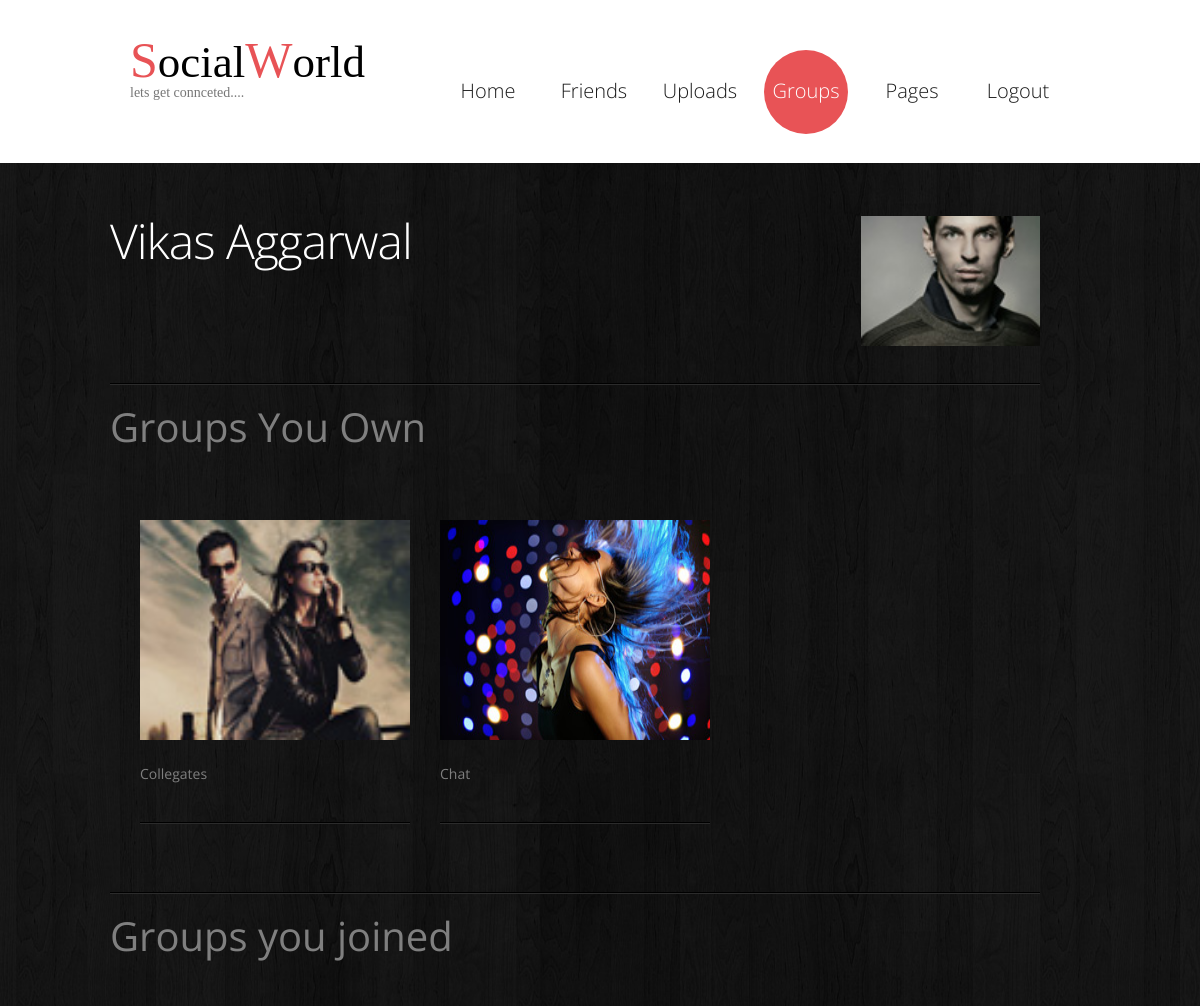
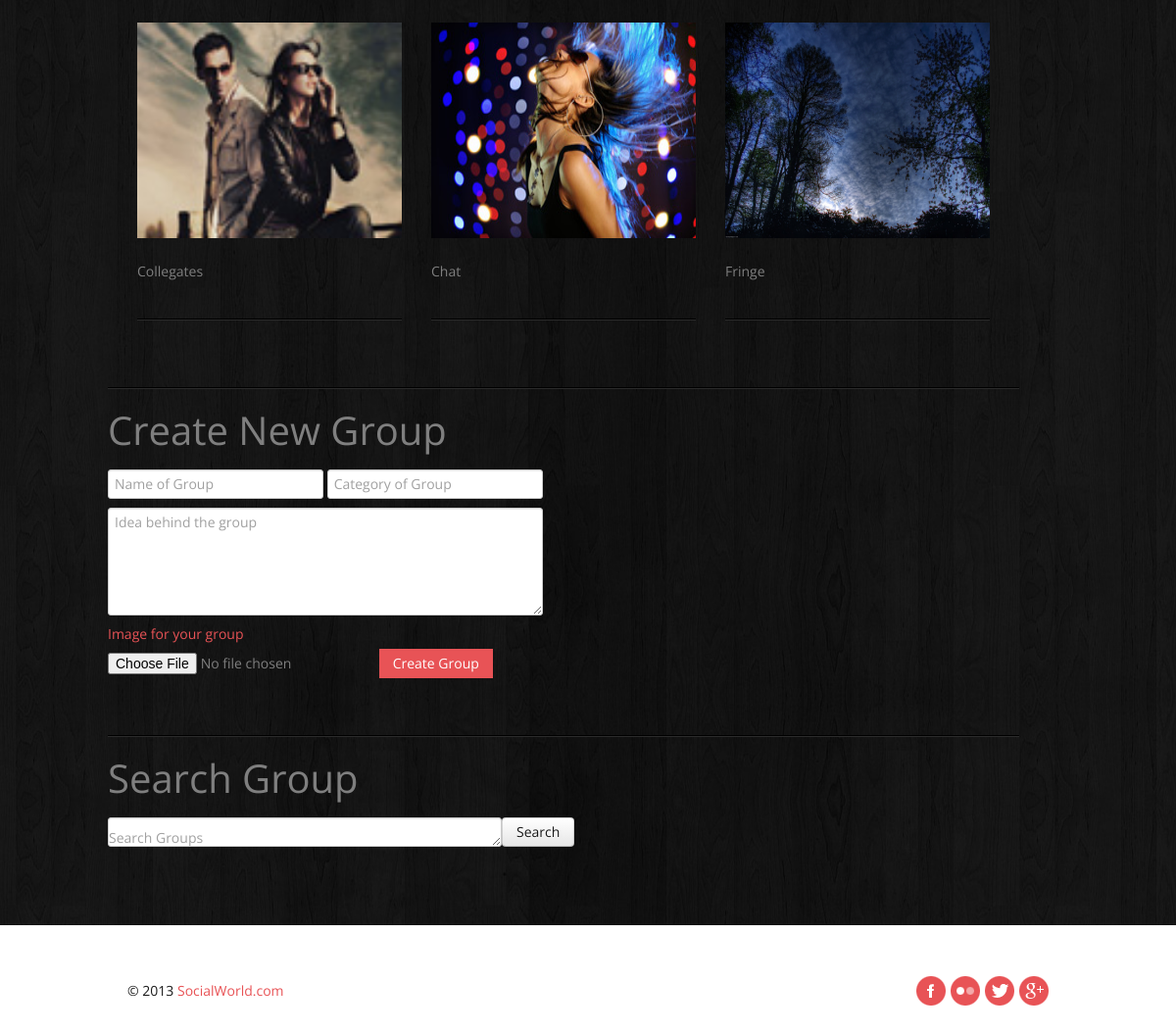
The app's page /group.php (signed in) with its own data (2 pictures, top to bottom).
### tables this page shows
CREATE TABLE `sw_detail` (
  `u_id` int(5) NOT NULL,
  `sex` varchar(1) NOT NULL,
  `c_id` int(5) NOT NULL,
  `s_id` int(5) NOT NULL,
  `cn_id` int(5) NOT NULL,
  `pic_id` int(10) NOT NULL,
  `bio` text,
  `fname` varchar(20) NOT NULL,
  `lname` varchar(20) NOT NULL,
  `w_id` int(10) NOT NULL,
  `wl_id` int(10) NOT NULL,
  `dob` varchar(12) NOT NULL,
  UNIQUE KEY `u_id` (`u_id`),
  KEY `c_id` (`c_id`),
  KEY `s_id` (`s_id`),
  KEY `cn_id` (`cn_id`),
  KEY `pic_id` (`pic_id`),
  KEY `w_id` (`w_id`),
  KEY `wl_id` (`wl_id`),
  CONSTRAINT `sw_detail_ibfk_1` FOREIGN KEY (`u_id`) REFERENCES `sw_ulogin` (`u_id`),
  CONSTRAINT `sw_detail_ibfk_2` FOREIGN KEY (`c_id`) REFERENCES `sw_city` (`c_id`),
  CONSTRAINT `sw_detail_ibfk_3` FOREIGN KEY (`s_id`) REFERENCES `sw_state` (`s_id`),
  CONSTRAINT `sw_detail_ibfk_4` FOREIGN KEY (`cn_id`) REFERENCES `sw_country` (`cn_id`),
  CONSTRAINT `sw_detail_ibfk_5` FOREIGN KEY (`pic_id`) REFERENCES `sw_picup` (`pic_id`),
  CONSTRAINT `sw_detail_ibfk_6` FOREIGN KEY (`w_id`) REFERENCES `sw_profession` (`w_id`),
  CONSTRAINT `sw_detail_ibfk_7` FOREIGN KEY (`wl_id`) REFERENCES `sw_workl` (`wl_id`)
);

CREATE TABLE `sw_picup` (
  `pic_id` int(10) NOT NULL AUTO_INCREMENT,
  `pic` varchar(70) NOT NULL,
  PRIMARY KEY (`pic_id`)
);

CREATE TABLE `sw_group` (
  `g_id` int(10) NOT NULL AUTO_INCREMENT,
  `gp_name` varchar(12) NOT NULL,
  `ct_id` int(10) NOT NULL,
  `descr` longtext,
  `pic_id` int(10) NOT NULL,
  `on_id` int(5) NOT NULL,
  `d_ate` date NOT NULL,
  `t_ime` time NOT NULL,
  PRIMARY KEY (`g_id`),
  KEY `ct_id` (`ct_id`),
  KEY `pic_id` (`pic_id`),
  KEY `on_id` (`on_id`),
  CONSTRAINT `sw_group_ibfk_1` FOREIGN KEY (`ct_id`) REFERENCES `sw_pcategory` (`ct_id`),
  CONSTRAINT `sw_group_ibfk_2` FOREIGN KEY (`pic_id`) REFERENCES `sw_picup` (`pic_id`),
  CONSTRAINT `sw_group_ibfk_3` FOREIGN KEY (`on_id`) REFERENCES `sw_ulogin` (`u_id`)
);

### group.php (the view, shortened to what this page needs)
<!DOCTYPE html>
<html lang="en">
	<head>
	<link rel="stylesheet" href="css/bootstrap.css" type="text/css" media="screen">
	<link rel="stylesheet" href="css/responsive.css" type="text/css" media="screen">
	<link rel="stylesheet" href="css/style.css" type="text/css" media="screen">
	</head>
	<body>
	<?php
	$con = mysqli_connect('localhost','root','','sw') or die('Error Occured #2');
	$qry = "select sw_city.c_name,sw_state.s_name,sw_country.cn_name,sw_picup.pic,sw_profession.profession,sw_workl.work_add,sw_detail.fname,sw_detail.lname,sw_detail.bio,sw_detail.dob from sw_detail,sw_picup,sw_city,sw_state,sw_country,sw_profession,sw_workl where sw_detail.c_id=sw_city.c_id and sw_detail.s_id = sw_state.s_id and sw_detail.cn_id = sw_country.cn_id and sw_detail.pic_id = sw_picup.pic_id and sw_detail.w_id = sw_profession.w_id and sw_detail.wl_id = sw_workl.wl_id and u_id = $_SESSION[sub1];";
	$result = mysqli_query($con,$qry) or die('Error Occured');
	$detail = mysqli_fetch_assoc($result);
	?>
<header>
      <div class="container clearfix">
    <div class="row">
          <div class="span12">
        <div class="navbar navbar_">
              <div class="container"><br>
            <div id="head" style='float:left;font-family:tahoma;'><a style='color:#e85356;font-size:50px'>S</a><a style='color:black;font-size:45px'>ocial</a><a style='color:#e85356;font-size:50px'>W</a><a style='color:black;font-size:45px'>orld</a><p>lets get connceted....</p></div>
            <div class="nav-collapse nav-collapse_  collapse">
                  <ul class="nav sf-menu">
                <li><a href="index-3.php">Home</a></li>
				<li><a href="index-2.php">Friends</a></li>
				<li><a href="uploads.php">Uploads</a></li>
				<li class='active'><a href="group.php">Groups</a></li>
                <li><a href="page.php">Pages</a></li>
                <li><a href="logout.php">Logout</a></li>
              </ul>
                </div>
          </div>
            </div>
      </div>
        </div>
  </div>
    </header>
<div class="bg-content">
   <div id="content"><div class="ic"></div>
    <div class="container">
          <div class="row">
         <div class="inner-1">
          <ul class="list-blog">
            <li style="height:150px">  <div>
            <div style="float:left"><h4><?php echo $detail[fname]." ".$detail[lname];?></h4></div>
            <div style="float:right;height:150px"><img style="height:130px" src="file/<?php echo $detail[pic];?>" alt="Profile Pic"></div></div>
               <br><br></li> <li>
            <name style='font-size:40px'>Groups You Own</name><br><br><ul class='portfolio clearfix'><?php
				$con = mysqli_connect('localhost','root','','sw');
				$qry = "select sw_group.gp_name,sw_group.g_id,sw_picup.pic from sw_group,sw_picup where on_id = '$_SESSION[sub1]' and sw_group.pic_id = sw_picup.pic_id;";
				$results = mysqli_query($con,$qry);
				while($details = mysqli_fetch_assoc($results)){
					echo "<li class='box'><a href='grp.php?id=$details[g_id]' class='magnifier'><img alt='' style='width:270px;height:220px;'src='group/$details[pic]'></a>$details[gp_name]</li>";
				}
			?>
		</ul>
		</li>
		<li>
		<ul class='portfolio clearfix'>
		<name style='font-size:40px'>Groups you joined</name><br><br>
			<?php
				$con = mysqli_connect('localhost','root','','sw');
				$qry = "select sw_group.gp_name,sw_picup.pic,sw_group.g_id from sw_group,sw_picup,sw_gjoin where sw_gjoin.u_id = '$_SESSION[sub1]' and sw_gjoin.g_id = sw_group.g_id and sw_group.pic_id = sw_picup.pic_id;";
				$result = mysqli_query($con,$qry);
				while($detail = mysqli_fetch_assoc($result)){
					echo "<li class='box'><a href='grp.php?id=$detail[g_id]' class='magnifier'><img alt='' style='width:270px;height:220px' src='group/$detail[pic]'></a>$detail[gp_name]</li>";
				}
			?>
			</ul>
		</li>
		<li>
			<form method='POST' action='<?php echo $_SERVER['PHP_SELF'];?>' enctype='multipart/form-data'>
			<name style='font-size:40px'>Create New Group</name><br><br>
			<input type='text' name='name' placeholder='Name of Group'>
			<input type='text' name='category' placeholder='Category of Group'>
			<br>
			<textarea type='text' name='idea' placeholder='Idea behind the group' style='height:100px;width:430px'></textarea><br>
			<label style='color:#e85356'>Image for your group</label><input type='file' name='file'>
			<button class='btn btn-1'>Create Group</button>
			</form>
		</li><li>
		<name style='font-size:40px'>Search Group</name><br><br>
		<textarea name='search' id='search' placeholder='Search Groups' style='width:400px;height:18px'></textarea><button class="btn" onclick="search_group()">Search</button>
		 </li>
			</div>
          </div>
      </div>
     </div>
  </div>
<footer>
      <div class="container clearfix">
       <ul class="list-social pull-right">
          <li><a class="icon-1" href="#"></a></li>
          <li><a class="icon-2" href="#"></a></li>
          <li><a class="icon-3" href="#"></a></li>
          <li><a class="icon-4" href="#"></a></li>
        </ul>
    <div class="privacy pull-left">&copy; 2013 <a href="">SocialWorld.com</a> </div>
  </div>
    </footer>
</body>
</html>

### css/responsive.css (style rules this page uses)
.clearfix { *zoom: 1; }
.clearfix:before, .clearfix:after { display: table; content: ""; line-height: 0; }
.clearfix:after { clear: both; }
@media (min-width: 980px) { .nav-collapse.collapse { height: auto !important; overflow: visible !important; } }

### css/style.css (style rules this page uses)
.inner-1 { padding-right: 30px; }
header { padding: 30px 0 29px; z-index: 50; }
.navbar_ { margin: 0; position: relative; }
.navbar_ .container { position: relative; }
.nav-collapse_ { padding: 0; z-index: 10; float: right; }
.nav-collapse_ .nav li { margin: 0; padding: 0; position: relative; zoom: 1; }
.nav-collapse_ .nav > li { -webkit-box-shadow: none; -moz-box-shadow: none; box-shadow: none; background: none; margin-left: 22px; }
.nav-collapse_ .nav li a { text-shadow: none; text-decoration: none; -webkit-transition: all 0.3s ease-in-out; -moz-transition: all 0.3s ease-in-out; -o-transition: all 0.3s ease-in-out; transition: all 0.3s ease-in-out; -webkit-box-shadow: none; -moz-box-shadow: none; box-shadow: none; text-transform: none; font-family: 'Open Sans', sans-serif; font-size: 20px; line-height: 22px; text-align: center; font-weight: 300; color: #1a1a1a; }
.nav-collapse_ .nav > li > a { margin: 0; padding: 30px 0 32px; display: block; background: none; position: relative; z-index: 20; width: 84px; -webkit-border-radius: 44px; -moz-border-radius: 44px; border-radius: 44px; }
.nav-collapse_ .nav > li.sfHover > a, .nav-collapse_ .nav > li.sfHover > a:hover, .nav-collapse_ .nav > li > a:hover, .nav-collapse_ .nav > li.active > a, .nav-collapse_ .nav > li.active > a:hover { background: #e85356; color: #ffffff; -webkit-box-shadow: none; -moz-box-shadow: none; box-shadow: none; }
h1, h2, h3, h4, h5, h6 { text-transform: none; color: #ffffff; font-family: 'Open Sans', sans-serif; font-weight: 300; letter-spacing: -1px; }
h4 { font-size: 48px; line-height: 50px; margin: 21px 0 20px; }
p { padding-bottom: 25px; margin: 0; }
#content { position: relative; padding: 0 0 40px; }
.bg-content { background: url(../img/bg-content.jpg) 50% 50%; }
.portfolio { list-style: none outside; margin: 0; }
.portfolio li { float: left; margin: 0 0 30px 30px; }
.magnifier { opacity: 1; position: relative; height: auto; display: block; -webkit-transition: all 0.3s ease; -moz-transition: all 0.3s ease; -o-transition: all 0.3s ease; transition: all 0.3s ease; }
.magnifier:after { content: ''; display: block; width: 100%; height: 100%; position: absolute; opacity: 0; left: 0; top: 0; background: url('../img/magnifier.png') center center no-repeat #000000; -webkit-transition: all 0.3s ease; -moz-transition: all 0.3s ease; -o-transition: all 0.3s ease; transition: all 0.3s ease; }
.list-blog { list-style: none outside; margin: 0; }
.list-blog li { background: url(../img/border-horiz.gif) repeat-x 0 bottom; padding-bottom: 40px; margin-top: 32px; }
.list-blog li.last { background: none; }
.list-blog img { margin: 21px 0 24px; }
#search { margin: 0; padding: 10px 0 0; overflow: hidden; }
.btn-1 { color: #ffffff; background: #e85356; padding: 5px 14px; -webkit-border-radius: 0; -moz-border-radius: 0; border-radius: 0; text-shadow: none; border: none; -webkit-box-shadow: none; -moz-box-shadow: none; box-shadow: none; -webkit-transition: all 0.3s ease; -moz-transition: all 0.3s ease; -o-transition: all 0.3s ease; transition: all 0.3s ease; }
footer { padding: 51px 0 40px; }
.privacy { color: #1a1a1a; padding-top: 6px; }
.privacy a { color: #e85356; }
.list-social { list-style: none outside none; overflow: hidden; margin: 0; }
.list-social a { width: 30px; height: 30px; -webkit-transition: all 0.2s linear; -moz-transition: all 0.2s linear; -o-transition: all 0.2s linear; transition: all 0.2s linear; background-position: 0 0; background-repeat: no-repeat; }
.list-social a.icon-1 { background-image: url(../img/soc-icon-1.png); }
.list-social a.icon-2 { background-image: url(../img/soc-icon-2.png); }
.list-social a.icon-3 { background-image: url(../img/soc-icon-3.png); }
.list-social a.icon-4 { background-image: url(../img/soc-icon-4.png); }
.list-social li { float: left; margin-left: 5px; }
.clearfix { *zoom: 1; }
.clearfix:before, .clearfix:after { display: table; content: ""; line-height: 0; }
.clearfix:after { clear: both; }

### records on screen
sw_detail: fname "Vikas", lname "Aggarwal", pic.pic (picture)
sw_group: pic.pic (picture), gp_name "Collegates"
sw_group: pic.pic (picture), gp_name "Chat"
sw_group: pic.pic (picture), gp_name "Fringe"
